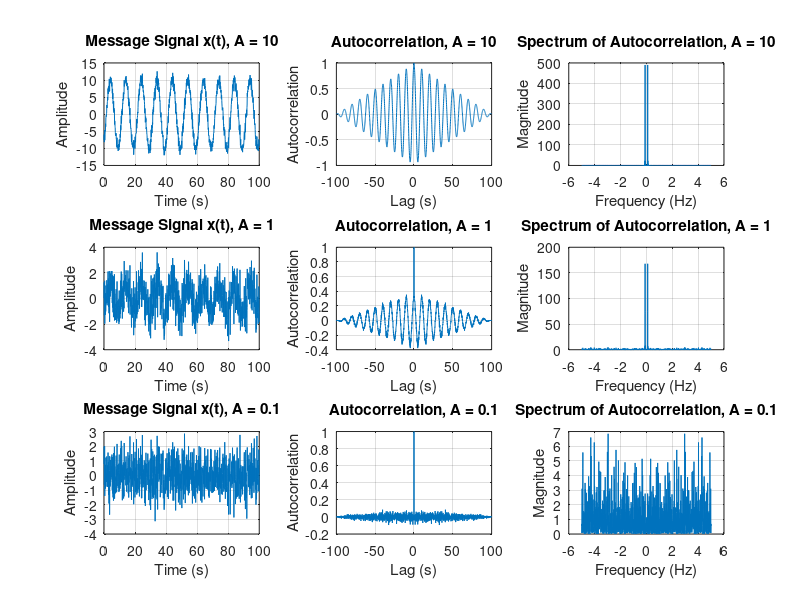

This chart was generated by the following MATLAB code: (Note: this script raises an error after producing the figure.)
N = 1000;
T = 100;
fs = N / T;
t = linspace(0, T, N);
fc = 100;
w = randn(1, N);
theta = -pi + (2 * pi) * rand;
A_values = [10, 1, 0.1];
figure;
for i = 1:length(A_values)
    A = A_values(i);
    x = A * cos(2 * pi * fc * t + theta) + w;
    
    
    subplot(3, 3, (i - 1) * 3 + 1);
    plot(t, x);
    title(['Message Signal x(t), A = ', num2str(A)]);
    xlabel('Time (s)');
    ylabel('Amplitude');
    grid on;

    % Compute and plot autocorrelation function
    [Rxx, lags] = xcorr(x, 'normalized');
    tau = lags / fs;
    
    subplot(3, 3, (i - 1) * 3 + 2);
    plot(tau, Rxx);
    title(['Autocorrelation, A = ', num2str(A)]);
    xlabel('Lag (s)');
    ylabel('Autocorrelation');
    grid on;

    % Compute and plot frequency spectrum of the autocorrelation function
    Rxx_fft = abs(fftshift(fft(Rxx)));
    freq = linspace(-fs/2, fs/2, length(Rxx));
    
    subplot(3, 3, (i - 1) * 3 + 3);
    plot(freq, Rxx_fft);
    title(['Spectrum of Autocorrelation, A = ', num2str(A)]);
    xlabel('Frequency (Hz)');
    ylabel('Magnitude');
    grid on;
end

sgtitle('Message Signal, Autocorrelation, and Spectrum for Different Amplitudes');